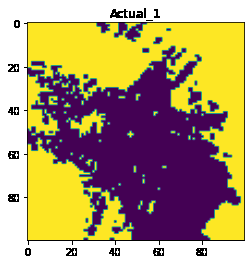
#> input picture NEXRAD/KATX/96_96_32_32/11.png, 251 x 264 px; its folder holds only this picture in this run
$ python load.py
#> lines starting #> are read from the running program, lines starting #| are printed output that depends on the picture
import cv2
import matplotlib.pyplot as plt
from os import listdir

filenames = listdir(".")
for files in filenames:
    split = files.split(".")
    if len(split) <= 1:
        continue
    ext = split[-1]
    if ext != "png":
        continue
    img = cv2.imread(files)
#> img is the input picture: shape (264, 251, 3); mean B, G, R 113.7, 154.4, 178.2
    cols = img.shape[1] // 2
#> cols = 125
    act = img[:, :cols, :]
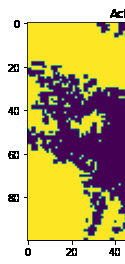
#> act: shape (264, 125, 3); mean B, G, R 123.7, 178.5, 195.1
    pred = img[:, cols:, :]
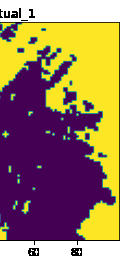
#> pred: shape (264, 126, 3); mean B, G, R 103.7, 130.5, 161.3
    cv2.imwrite("a"+files, act)
    cv2.imwrite("p"+files, pred)
